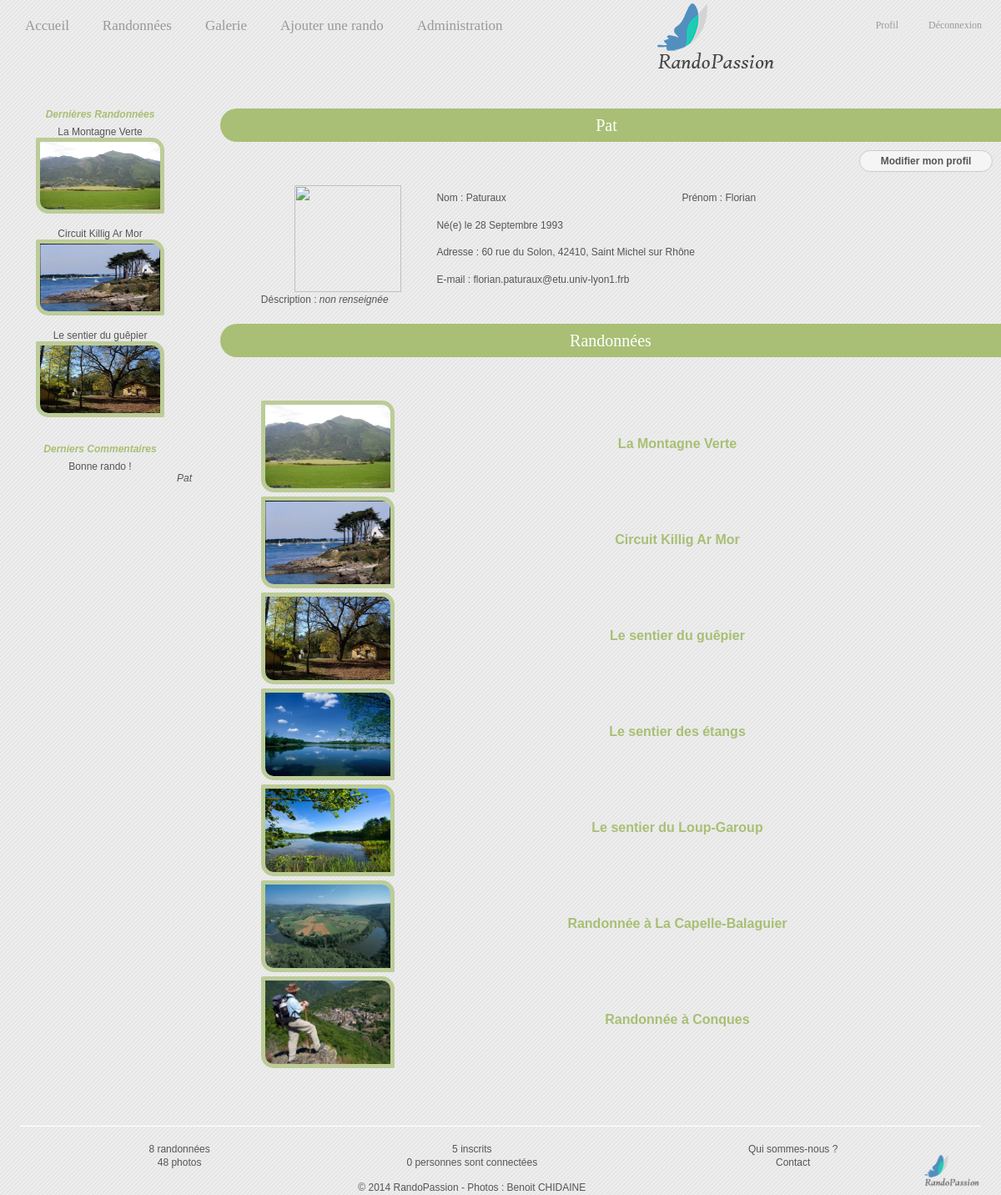
Screenshot of /index.php?page=profil&pseudo=Pat (signed in) with the database file from the repository.
### tables this page shows
CREATE TABLE IF NOT EXISTS `rando` (
	`code` int(10) NOT NULL AUTO_INCREMENT,
	`titre` varchar(150) NOT NULL,
	`longueur` float unsigned NOT NULL,
	`duree` time NOT NULL,
	`difficulte` int(1) NOT NULL,
	`descriptif` text NOT NULL,
	`note` int(1) DEFAULT NULL,
	`point_eau` tinyint(1) DEFAULT NULL,
	`denivele` int(4) DEFAULT NULL,
	`equipement` varchar(150) DEFAULT NULL,
	`date_insertion` datetime NOT NULL,
	`valide` tinyint(1) NOT NULL,
	`parcours` int(10) DEFAULT NULL,
	`departement` varchar(2) DEFAULT NULL,
	`photo_principale` int(10) NOT NULL,
	`auteur` varchar(30) NOT NULL,
	`galerie` int(10) DEFAULT NULL,
	PRIMARY KEY (`code`),
	FOREIGN KEY (`parcours`) REFERENCES `parcours`(`id`),
	FOREIGN KEY (`departement`) REFERENCES `departements`(`num_departement`),
	FOREIGN KEY (`photo_principale`) REFERENCES `photo`(`numero`),
	FOREIGN KEY (`auteur`) REFERENCES `membre`(`pseudo`),
	FOREIGN KEY (`galerie`) REFERENCES `galerie`(`numero`),
	CHECK (difficulte BETWEEN 0 and 5),
	CHECK (note BETWEEN 0 and 5)
);

CREATE TABLE IF NOT EXISTS `photo` (
	`numero` int(10) NOT NULL AUTO_INCREMENT,
	`nom` blob NOT NULL,
	`galerie` int(10) NOT NULL,
	`descriptif` text DEFAULT NULL,
	`valide` tinyint(1) NOT NULL,
	PRIMARY KEY (`numero`),
	FOREIGN KEY (`galerie`) REFERENCES `galerie`(`numero`)
);

CREATE TABLE IF NOT EXISTS `commentaire` (
	`numero` int(10) NOT NULL AUTO_INCREMENT,
	`date` datetime NOT NULL,
	`auteur` varchar(30) NOT NULL,
	`code_rando` int(10) NOT NULL,
	`commentaire` text NOT NULL,
	`note` int(1) DEFAULT NULL,
	`valide` tinyint(1) DEFAULT NULL,
	PRIMARY KEY (`numero`),
	FOREIGN KEY (`code_rando`) REFERENCES `rando`(`code`),
	FOREIGN KEY (`auteur`) REFERENCES `membre`(`pseudo`),
	CHECK (note BETWEEN 0 and 5)
);

CREATE TABLE IF NOT EXISTS `membre` (
	`pseudo` varchar(30) NOT NULL,
	`mdp` varchar(100) NOT NULL,
	`statut` varchar(20) NOT NULL,
	`nom` varchar(30) NOT NULL,
	`prenom` varchar(30) NOT NULL,
	`date_naiss` date DEFAULT NULL,
	`adresse` varchar(70) DEFAULT NULL,
	`code_postal` varchar(5) DEFAULT NULL, 
	`ville` varchar(30) DEFAULT NULL,
	`mail` varchar(70) NOT NULL,
	`description` text DEFAULT NULL,
	`photo` int(10) DEFAULT NULL,
	PRIMARY KEY(`pseudo`),
	FOREIGN KEY (`photo`) REFERENCES `photo`(`numero`),
	CONSTRAINT C_STATUT CHECK (statut = 'membre' OR statut = 'administrateur' OR statut = 'modérateur')
);

### Controller/c_activitees_recentes.php (called while the page is built)
<?php
include_once('bin/params.php');
include_once('Models/m_activitees_recentes.php');
$liste_rando = last_rando(3);
$liste_com = last_comment(3);
include_once('View/v_activitees_recentes.php');

### Models/m_activitees_recentes.php (called while the page is built, shortened)
<?php
function last_rando($nombre){
	global $bdd;
	$query = '	SELECT rando.code, rando.titre, photo.nom AS nom_photo , galerie.nom AS nom_galerie
				FROM rando, photo, galerie
				WHERE rando.photo_principale = photo.numero
				AND photo.galerie = galerie.numero
				AND rando.valide = 1
				ORDER BY date_insertion DESC
				LIMIT 0, '.$nombre;
	$exec = $bdd->query($query) or die(print_r($erreur -> errorInfo()));
	$data = $exec->fetchAll();
	return $data;
}
function last_comment($nombre){
	global $bdd;
	$query = '	SELECT commentaire, auteur
				FROM commentaire
				ORDER BY date DESC
				LIMIT 0, '.$nombre;
	$exec = $bdd->query($query) or die(print_r($erreur -> errorInfo()));
	$data = $exec->fetchAll();
	return $data;
}

### Models/m_members.php (called while the page is built, shortened)
<?php
function get_member($pseudo, $pass = false){
	global $bdd;
	$reqStr = 'SELECT * FROM membre WHERE pseudo = :pseudo';
	$reqArray = array('pseudo' => $pseudo);
	$req = $bdd->prepare($reqStr);
	$req->execute($reqArray);
	$result = $req->fetch(PDO::FETCH_OBJ);
	return $result;
}
function get_photo($pseudo){
	global $bdd;
	$reqStr = '	SELECT photo.nom AS photo, galerie.nom AS galerie
				FROM photo, galerie
				WHERE photo.galerie = galerie.numero
				AND photo.numero = (SELECT membre.photo FROM membre WHERE pseudo = :pseudo)';
	$reqArray = array('pseudo' => $pseudo);
	$req = $bdd->prepare($reqStr);
	$req->execute($reqArray);
	$result = $req->fetch(PDO::FETCH_OBJ);
	return $result;
}
function get_rando_of($pseudo){
	global $bdd;
	$reqStr = '	SELECT rando.* , departements.nom AS nom_departement, photo.nom AS nom_photo, galerie.nom AS nom_galerie
				FROM rando, photo, galerie, departements
				WHERE rando.photo_principale = photo.numero
				AND photo.galerie = galerie.numero
				AND rando.departement = departements.num_departement
				AND auteur = :pseudo
				ORDER BY date_insertion DESC';
	$reqArray = array('pseudo' => $pseudo);
	$req = $bdd->prepare($reqStr);
	$req->execute($reqArray);
	$result = $req->fetchAll();
	return $result;
}

### View/v_profil.php (the view, shortened to what this page needs)
<!DOCTYPE html>
<html lang="fr">
	<body>
        <div id="corps">
            <?php include_once('Controller/c_activitees_recentes.php'); ?>
            <section id="profil">
                <?php
					if(isset($_POST['modify']) && $_SESSION['pseudo'] === $pseudo){
						echo '	<div class="titre">Modifier mon profil</div>
								<form method="post" action="index.php?page=profil&pseudo='.$_SESSION['pseudo'].'">
									<table id="profil">
										<tr>
											<td width="40%"></td>
											<td width="14%"></td>
											<td width="21%"></td>
											<td width="27%"></td>
										</tr>
										<tr>
											<td rowspan="4">
												<img src="'.$path_photo.'"/>
											</td>
											<td colspan="2">
												Nom : <input type="text" name="name" value="'.$member->nom.'" maxlength="30" autocomplete="off" required/>
											</td>
											<td>
												Prénom : <input type="text" name="firstname" value="'.$member->prenom.'" maxlength="30" autocomplete="off" required/>
											</td>
										</tr>
										<tr>
											<td colspan="3">
												Date de naissance :
												<select name="day_birth">';
												for($i = 1; $i <= 31; $i++){
													echo '<option value="'.$i.'"';
													if($i == $date->format('d')) echo ' selected';
													echo '>'.$i.'</option>';
												}
												echo '</select> /
												<select name="month_birth">';
												for($i = 1; $i <= 12; $i++){
													$j = (($i < 10)? '0' : '').$i;
													echo '<option value="'.$j.'"';
													if($j == $date->format('m')) echo ' selected';
													echo '>'.$j.'</option>';
												}
												echo '</select> /
												<select name="year_birth">';
												for($i = date('Y'); $i >= 1920; $i--){
													echo '<option value="'.$i.'"';
													if($i == $date->format('Y')) echo ' selected';
													echo '>'.$i.'</option>';
												}
												echo '</select>
											</td>
										</tr>
										<tr>
											<td>
												Adresse :
											</td>
											<td colspan="2">
												<input type="text" name="address" value="'.$member->adresse.'" maxlength="70" size="59"/>
											</td>
										</tr>
										<tr>
											<td>
												Code postal :
											</td>
											<td colspan="2">
												<input type="text" name="postal_code" value="'.$member->code_postal.'" maxlength="5" pattern="\d+" size="5"/>
											</td>
										</tr>
										<tr>
											<td rowspan="2">
												<input type="file" name="photo"/>
											</td>
											<td>
												Ville :
											</td>
											<td colspan="2">
												<input type="text" name="city" value="'.$member->ville.'" maxlength="30" size="59"/>
											</td>
										</tr>
										<tr>
											<td>
												E-mail :
											</td>
											<td colspan="2">
												<input type="email" name="mail" value="'.$member->mail.'" maxlength="70" required size="59"/>
											</td>
										</tr>
										<tr>
											<td colspan="4">
												<br/>
												<textarea id="description" name="description">'.$member->description.'</textarea>
											</td>
										</tr>
									</table>
								   	<input type="submit" value="Valider" name="update"/>
								</form>
						';
					}
					else{
						if($_SESSION['pseudo'] === $pseudo){
							echo '	<form method="post" action="index.php?page=profil&pseudo='.$_SESSION['pseudo'].'">
									   <input type="submit" value="Modifier mon profil" name="modify"/>
									</form>
							';
						}
						echo '	<div class="titre">'.$pseudo.'</div>
								<table id="profil">
									<tr>
										<td rowspan="4" width="25%">
											<img src="'.$path_photo.'"/>
										</td>
										<td width="35%">
											Nom : '.$name.'
										</td>
										<td>
											Prénom : '.$firstname.'
										</td>
									</tr>
									<tr>
										<td colspan="2">Né(e) le '.$birth.'</td>
									</tr>
									<tr>
										<td colspan="2">Adresse : '.$address.'</td>
									</tr>
									<tr>
										<td colspan="2">E-mail : <a href="mailto:'.$mail.'">'.$member->mail.'</a></td>
									</tr>
									<tr>
										<td colspan="3">Déscription : '.$description.'<br/></td>
									</tr>
								</table>
						';
						echo '	<div class="titre">Randonnées</div>
									<table id="rando">';
						foreach($listeRando as $rando){
							$codeRando = $rando['code'];
							$titleRando = $rando['titre'];
							$photoRando = $rando['nom_photo'];
							$galerieRando = $rando['nom_galerie'];
							$noteRando = '';
							echo '
										<tr onclick="document.location=\'index.php?page=fiche_rando&code='.$codeRando.'\'">
											<td width="160px"><img class="photo_rando" src="Resources/Galerie/'.$galerieRando.'/'.$photoRando.'"/></td>
											<td><a href="index.php?page=fiche_rando&code='.$codeRando.'"><h1>'.$titleRando.'</h1></a></td>
											<td>'.$noteRando.'</td>
										</tr>
							';
						}
						echo '		</table>';
					}
				?>
            </section>
        </div>
	</body>
</html>

### View/v_activitees_recentes.php
<aside>
    <h3>Dernières Randonnées</h3>
		<?php
        foreach($liste_rando as $rando){
			echo '	<a href="index.php?page=fiche_rando&code='.$rando['code'].'">
						'.$rando['titre'].'</br>
						<img src="Resources/Galerie/'.$rando['nom_galerie'].'/'.$rando['nom_photo'].'" width="144px" height="81px;"/>
					</a><br/><br/>
			';
        }
        ?>
    <br/>
	<h3>Derniers Commentaires</h3>
		<?php
        foreach($liste_com as $com){
			echo $com['commentaire'].'</br>';
			echo '<a href="index.php?page=profil&pseudo='.$com['auteur'].'"><em>'.$com['auteur'].'</em></a><br/><br/>';
        }
        ?>
</aside>

### CSS/Design.css (style rules this page uses)
* { font-family: "Lucida Sans Unicode", "Lucida Grande", sans-serif; font-size: 12px; color: #555555; padding: 0px; margin: 0px; text-decoration: none; list-style-type: none; outline: none; resize: none; border: none; }
html, body { background-image: url(../Resources/Images/DSC00467.jpg); background-color: #A8BF75; background-repeat: no-repeat; background-position: 0px 0px; background-attachment: fixed; background-size: 100% 100%; min-width: 1000px; width: 100%; height: 100%; }
h1 { color: #A8BF75; font-size: 16px; margin-bottom: 10px; }
h3 { color: #A8BF75; font-size: 12px; text-align: center; margin-bottom: 7px; font-style: italic; }
.titre { background-color: #A8BF75; text-align: center; line-height: 40px; font-family: Kalinga; font-size: 20px; color: #FFF; border-bottom-left-radius:25px; border-top-left-radius:25px; margin-bottom: 25px; }
input, select, textarea { border-radius: 15px; margin-top: 5px; padding: 5px 10px 5px 10px; border: solid 1px #CCC; background-color: #F5F5F5; }
input[type="submit"], input[type="button"] { cursor: pointer; font-weight: bold; width: 150px; }
div#corps { width: 1200px; height: auto; min-height: 100%; margin-left: auto; margin-right: auto; background-color: #FFFFFF; background-image: url(../Resources/Images/rayure.png); background-repeat: repeat; box-shadow: 0px 0px 50px 0px rgba(0, 0, 0, 0.7); }
aside { display: inline-block; float: left; width: 20%; height: auto; min-height: 550px; text-align: center; overflow: hidden; }
aside img { border-radius: 2px; border-bottom-left-radius: 15px; border-top-right-radius: 15px; border-style: solid; border-color: rgba(168, 191, 117, 0.7); border-width: 5px; }
aside em { float: right; margin-right: 10px; }
section { float: right; width: 78%; height: auto; min-height: 500px; }
section#profil table { margin: 50px auto 20px auto; vertical-align: top; width: 90%; }
section#profil table#profil tr td img { display: block; width: 128px; height: 128px; margin: auto; }
section#profil input[name="modify"] { width: 160px; float: right; margin-left: -160px; margin-right: 10px; margin-top: 50px; -webkit-transition: background-color .5s ease, color .8s ease; transition: background-color .5s ease, color .8s ease; }
section#profil table#rando tr { cursor: pointer; }
section#profil table#rando tr td img.photo_rando { width: 150px; height: 100px; border-radius: 2px; border-bottom-left-radius: 15px; border-top-right-radius: 15px; border-style: solid; border-color: rgba(168, 191, 117, 0.7); border-width: 5px; }
section#profil table#rando tr td h1 { text-align: center; }

### rows the page displays
rando: titre "La Montagne Verte", photo_principale.nom (picture)
rando: titre "Circuit Killig Ar Mor", photo_principale.nom (picture)
rando: titre "Le sentier du guêpier", photo_principale.nom (picture)
commentaire: commentaire "Bonne rando !", auteur "Pat"
membre: pseudo "Pat", nom "Paturaux", prenom "Florian", date_naiss "28 Septembre 1993", address "60 rue du Solon, 42410, Saint Michel sur Rhône", mail "florian.paturaux@etu.univ-lyon1.frb"
rando: photo_principale.nom (picture), titre "Le sentier des étangs"
rando: photo_principale.nom (picture), titre "Le sentier du Loup-Garoup"
rando: photo_principale.nom (picture), titre "Randonnée à La Capelle-Balaguier"
rando: photo_principale.nom (picture), titre "Randonnée à Conques"

### other values shown
$nb_rando "8"
$nb_membre "5"
$nb_photo "48"
$nb_connecte "0"
